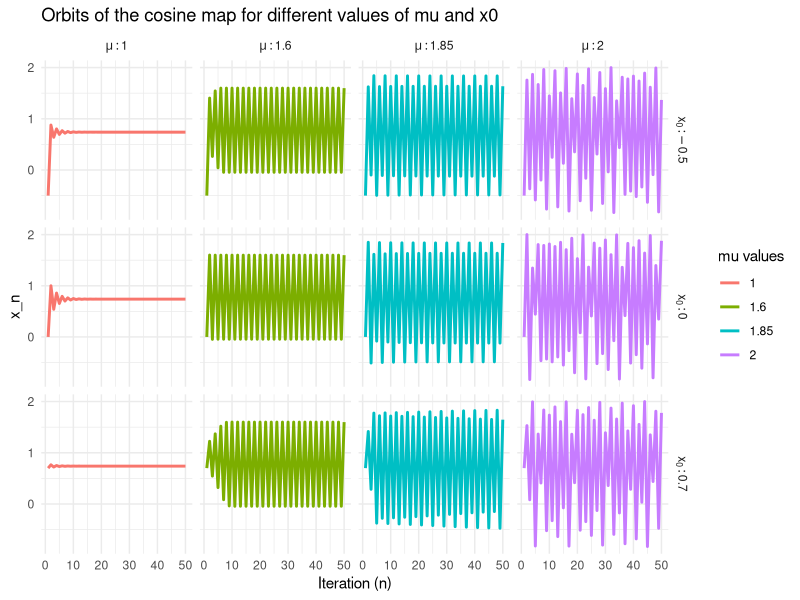
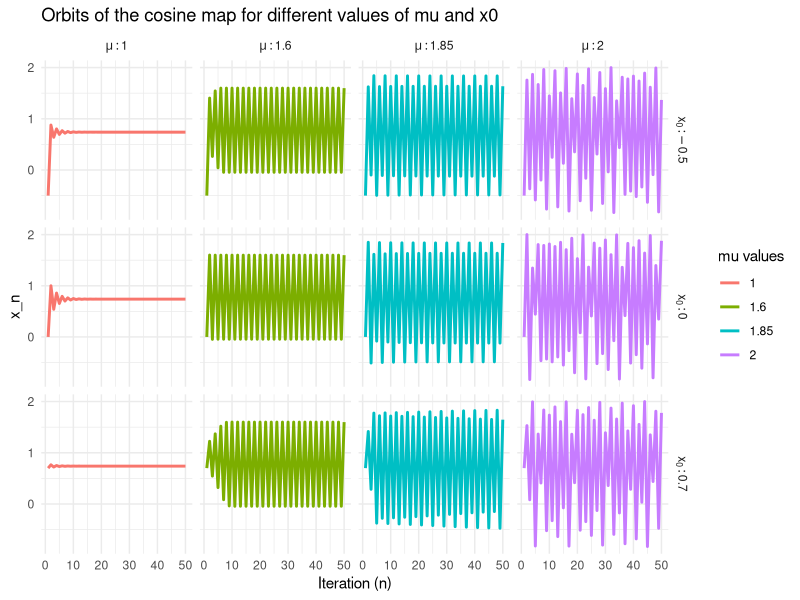

These charts were generated, in order, by the following R code:

# Load necessary library
library(ggplot2)

# cosine map function
cosine_map <- function(mu, x0, n) {
  x_values <- numeric(n)
  x_values[1] <- x0
  for (i in 2:n) {
    x_values[i] <- mu * cos(x_values[i-1])
  }
  return(data.frame(n = 1:n, x = x_values, mu = mu, x0 = x0))
}

# Parameters
n <- 50  # Number of iterations
x0_values <- c(-0.5, 0.0, 0.7)  # Different initial conditions
mu_values <- c(1.0, 1.6, 1.85, 2.0)  # Different growth rates

# Generate orbits for different values of r and x0
orbit_data <- data.frame()
for (mu in mu_values) {
  for (x0 in x0_values) {
    orbit_data <- rbind(orbit_data, cosine_map(mu, x0, n))
  }
}

# Plot orbits

orbit_data$x0_label <- (paste0("x[0]:", orbit_data$x0)) # Create facet_grid labels
orbit_data$mu_label <- (paste0("mu:", orbit_data$mu))

ggplot(orbit_data, aes(x = n, y = x, color = factor(mu))) +
  geom_line(size = 1) +
  facet_grid(x0_label~mu_label, scales = "free_y", labeller = "label_parsed") +
  xlab("Iteration (n)") +
  ylab("x_n") +
  ggtitle("Orbits of the cosine map for different values of mu and x0") +
  scale_color_discrete(name = "mu values") +
  theme_minimal()


png("Figures_videos/Assignment_sheet_1/orbits_cosine_map.png",
    width = 500*6, # The width of the plot in inches
    height = 520*4, res=300)

ggplot(orbit_data, aes(x = n, y = x, color = factor(mu))) +
  geom_line(size = 1) +
  facet_grid(x0_label~mu_label, scales = "free_y", labeller = "label_parsed") +
  xlab("Iteration (n)") +
  ylab("x_n") +
  ggtitle("Orbits of the cosine map for different values of mu and x0") +
  scale_color_discrete(name = "mu values") +
  theme_minimal()

dev.off()
